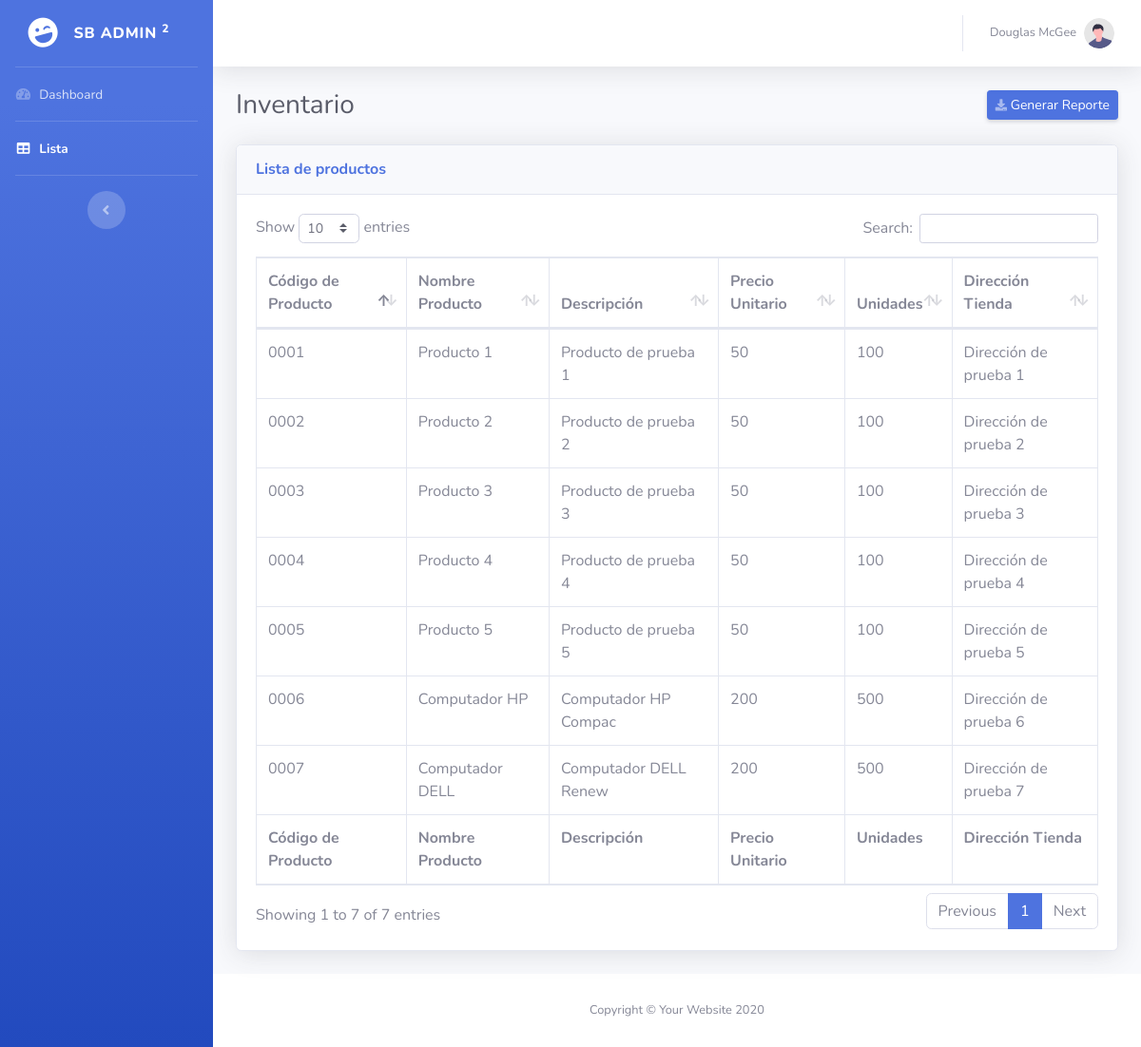
/admin/table.php (signed in), run on the app's committed database.
### tables this page shows
CREATE TABLE `tbl_catalogoproducto` (
  `id` int(11) NOT NULL,
  `CodigoProducto` varchar(10) NOT NULL,
  `NombreProducto` varchar(50) NOT NULL,
  `Descripcion` varchar(255) NOT NULL,
  `PrecioUnitario` float NOT NULL,
  `Unidades` int(11) NOT NULL,
  `Direccion` varchar(255) NOT NULL
);

### admin/table.php (the view, shortened to what this page needs)
<?php
require_once '../config/conexion.php';
?>
<!DOCTYPE html>
<html lang="en">
<head>
    <link href="../vendor/fontawesome-free/css/all.min.css" rel="stylesheet" type="text/css">
    <link href="../assets/css/sb-admin-2.min.css" rel="stylesheet">
    <link href="../vendor/datatables/dataTables.bootstrap4.min.css" rel="stylesheet">
</head>
<body id="page-top">
    <div id="wrapper">
        <ul class="navbar-nav bg-gradient-primary sidebar sidebar-dark accordion" id="accordionSidebar">
            <a class="sidebar-brand d-flex align-items-center justify-content-center" href="index.php">
                <div class="sidebar-brand-icon rotate-n-15">
                    <i class="fas fa-laugh-wink"></i>
                </div>
                <div class="sidebar-brand-text mx-3">SB Admin <sup>2</sup></div>
            </a>
            <hr class="sidebar-divider my-0">
            <li class="nav-item">
                <a class="nav-link" href="index.php">
                    <i class="fas fa-fw fa-tachometer-alt"></i>
                    <span>Dashboard</span>
                </a>
            </li>
            <hr class="sidebar-divider my-0">
            <li class="nav-item active">
                <a class="nav-link" href="table.php">
                    <i class="fas fa-fw fa-table"></i>
                    <span>Lista</span>
                </a>
            </li>
            <hr class="sidebar-divider">
            <div class="text-center d-none d-md-inline">
                <button class="rounded-circle border-0" id="sidebarToggle"></button>
            </div>
        </ul>
        <div id="content-wrapper" class="d-flex flex-column">
            <div id="content">
                <nav class="navbar navbar-expand navbar-light bg-white topbar mb-4 static-top shadow">
                    <ul class="navbar-nav ml-auto">
                        <li class="nav-item dropdown no-arrow">
                            <a class="nav-link dropdown-toggle" href="#" id="userDropdown" role="button"
                                data-toggle="dropdown" aria-haspopup="true" aria-expanded="false">
                                <span class="mr-2 d-none d-lg-inline text-gray-600 small">Douglas McGee</span>
                                <img class="img-profile rounded-circle"
                                    src="../assets/img/undraw_profile.svg">
                            </a>
                        </li>
                    </ul>
                </nav>
                <div class="container-fluid">
                    <div class="d-sm-flex align-items-center justify-content-between mb-4">
                        <h1 class="h3 mb-0 text-gray-800">Inventario</h1>
                        <a href="#" id="generar_reporte" class="d-none d-sm-inline-block btn btn-sm btn-primary shadow-sm">
							<i class="fas fa-download fa-sm text-white-50"></i> Generar Reporte
                        </a>
                    </div>
                    <div class="card shadow mb-4">
                        <div class="card-header py-3">
                            <h6 class="m-0 font-weight-bold text-primary">Lista de productos</h6>
                        </div>
                        <div class="card-body">
                            <div class="table-responsive">
                                <table class="table table-bordered" id="dataTable" width="100%" cellspacing="0">
                                    <thead>
                                        <tr>
                                            <th>Código de Producto</th>
                                            <th>Nombre Producto</th>
                                            <th>Descripción</th>
                                            <th>Precio Unitario</th>
                                            <th>Unidades</th>
                                            <th>Dirección Tienda</th>
                                        </tr>
                                    </thead>
                                    <tfoot>
                                        <tr>
                                            <th>Código de Producto</th>
                                            <th>Nombre Producto</th>
                                            <th>Descripción</th>
                                            <th>Precio Unitario</th>
                                            <th>Unidades</th>
                                            <th>Dirección Tienda</th>
                                        </tr>
                                    </tfoot>
                                    <tbody>
                                        <?php
										$sql="SELECT * FROM tbl_catalogoproducto";
										$result=mysqli_query($conn,$sql);
										while($mostrar=mysqli_fetch_array($result)){
										?>
                                        <tr>
                                            <td><?php echo $mostrar['CodigoProducto']?></td>
                                            <td><?php echo $mostrar['NombreProducto']?></td>
                                            <td><?php echo $mostrar['Descripcion']?></td>
                                            <td><?php echo $mostrar['PrecioUnitario']?></td>
                                            <td><?php echo $mostrar['Unidades']?></td>
                                            <td><?php echo utf8_encode($mostrar['Direccion'])?></td>
                                        </tr>
                                        <?php } ?>
                                    </tbody>
                                </table>
                            </div>
                        </div>
                    </div>
                </div>
            </div>
            <footer class="sticky-footer bg-white">
                <div class="container my-auto">
                    <div class="copyright text-center my-auto">
                        <span>Copyright &copy; Your Website 2020</span>
                    </div>
                </div>
            </footer>
        </div>
    </div>
</body>
</html>

### data on the page
tbl_catalogoproducto: CodigoProducto "0001", NombreProducto "Producto 1", Descripcion "Producto de prueba 1", PrecioUnitario "50", Unidades "100", Direccion "Dirección de prueba 1"
tbl_catalogoproducto: CodigoProducto "0002", NombreProducto "Producto 2", Descripcion "Producto de prueba 2", PrecioUnitario "50", Unidades "100", Direccion "Dirección de prueba 2"
tbl_catalogoproducto: CodigoProducto "0003", NombreProducto "Producto 3", Descripcion "Producto de prueba 3", PrecioUnitario "50", Unidades "100", Direccion "Dirección de prueba 3"
tbl_catalogoproducto: CodigoProducto "0004", NombreProducto "Producto 4", Descripcion "Producto de prueba 4", PrecioUnitario "50", Unidades "100", Direccion "Dirección de prueba 4"
tbl_catalogoproducto: CodigoProducto "0005", NombreProducto "Producto 5", Descripcion "Producto de prueba 5", PrecioUnitario "50", Unidades "100", Direccion "Dirección de prueba 5"
tbl_catalogoproducto: CodigoProducto "0006", NombreProducto "Computador HP", Descripcion "Computador HP Compac", PrecioUnitario "200", Unidades "500", Direccion "Dirección de prueba 6"
tbl_catalogoproducto: CodigoProducto "0007", NombreProducto "Computador DELL", Descripcion "Computador DELL Renew", PrecioUnitario "200", Unidades "500", Direccion "Dirección de prueba 7"
